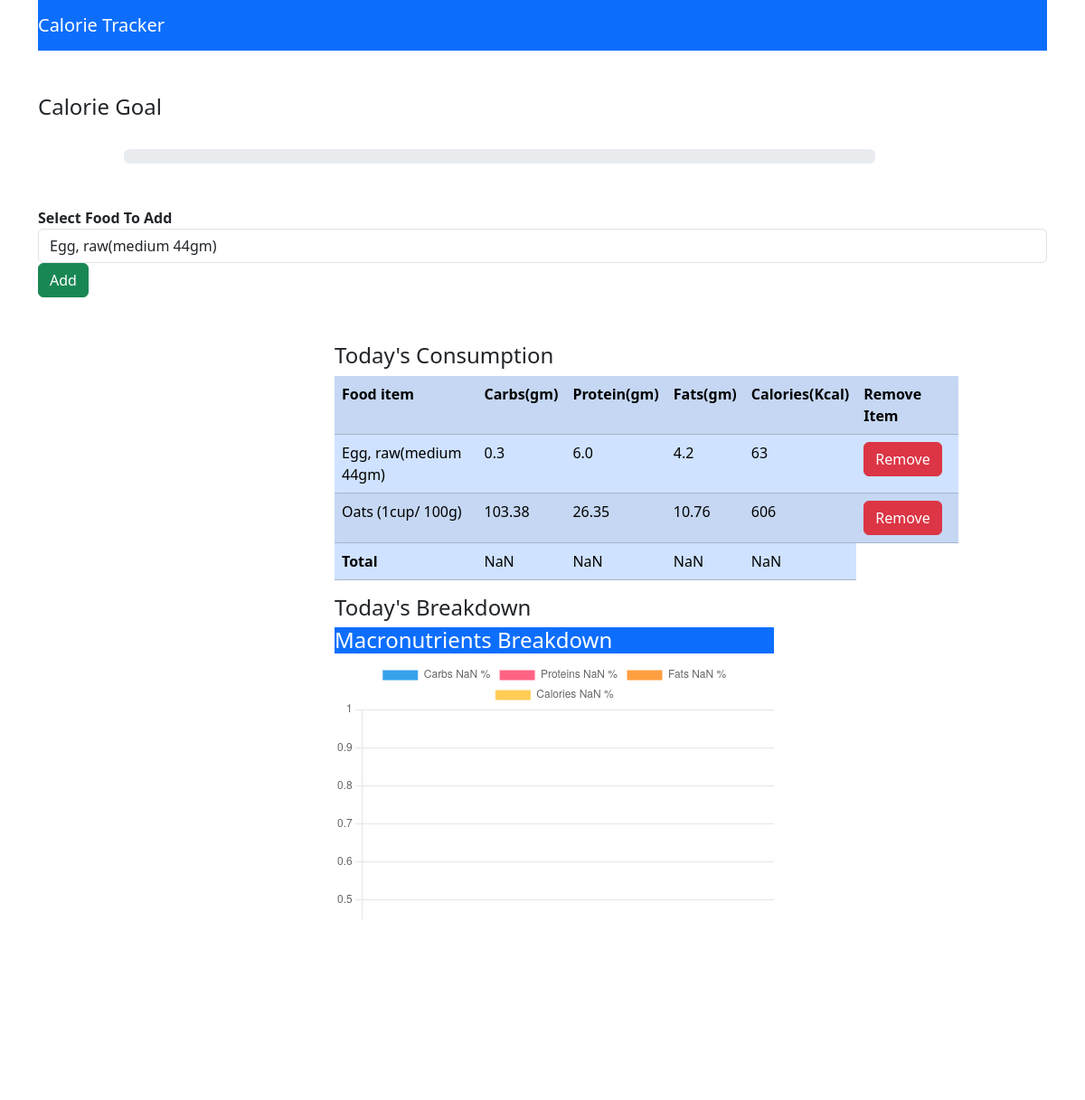
The app's page / (signed in) with its own data.
### myapp/models.py (models this page shows, shortened)
class Consume(models.Model):
    user=models.ForeignKey(User,on_delete=models.CASCADE)
    food_consumed=models.ForeignKey(Food,on_delete=models.CASCADE)

class Food(models.Model):
    name=models.CharField(max_length=100)
    carbs=models.FloatField()
    protein=models.FloatField()
    fats=models.FloatField()
    calories=models.IntegerField()

### myapp/views.py (the view)
# urls.py: path('',views.index,name="index"),
def index(request):
    if request.method=="POST":
        food_consumed=request.POST['food_consumed']
        consume=Food.objects.get(name=food_consumed)
        user=request.user
        consume=Consume(user=user,food_consumed=consume)
        consume.save()
        foods=Food.objects.all()
        consumed_food= Consume.objects.filter(user=request.user)
    else:
        foods=Food.objects.all()
        consumed_food= Consume.objects.filter(user=request.user)
    return render(request,'myapp/index.html',{'foods':foods,'consumed_food':consumed_food})

### myapp/templates/myapp/index.html (shortened to what this page needs)
<!DOCTYPE html>
<html lang="en">
<head>
    <link href="https://cdn.jsdelivr.net/npm/bootstrap@5.3.1/dist/css/bootstrap.min.css" rel="stylesheet">
</head>
<body>
    <div class="container">
        <div class="row">
            <div class="col-md-12">
                <nav class="navbar navbar-dark bg-primary">
                    <span class="navbar-brand">Calorie Tracker</span>
                </nav>
            </div>
        </div>
        <br><br>
        <h4>Calorie Goal</h4>
        <br>
        <div class="row">
            <div class="col-md-9 offset-1">
                <div class="progress">
                </div>
            </div>
        </div>
        <br><br>
        <div class="row">
            <div class="col-md-12">
                <form method="POST">
                    <label class="col-md-2">
                        <b>Select Food To Add</b>
                    </label>
                    <select class="col-md-6 form-control" name="food_consumed" id="food_consumed">
                        {% for food in foods %}
                            <option value="{{food.name}}">{{food.name}}</option>
                        {% endfor %}
                    </select>
                    <button class="btn btn-success"type="submit">Add</button>
                    </div>
            </div>
        </div>
        <div class="row" >
            <div class="col-md-7" style="margin-left: 370px; margin-top: 50px;">
                <div>
                    <h4>Today's Consumption </h4>
                </div>
                <table id="table" class="table table-striped table-primary">
                    <tr class="bg-primary text-white">
                        <th>Food item</th>
                        <th>Carbs(gm)</th>
                        <th>Protein(gm)</th>
                        <th>Fats(gm)</th>
                        <th>Calories(Kcal)</th>
                        <th>Remove Item</th>
                    </tr>
                    {% for c in consumed_food %}
                    <tr>
                        <td>{{ c.food_consumed.name }}</td>
                        <td>{{ c.food_consumed.carbs }}</td>
                        <td>{{ c.food_consumed.protein }}</td>
                        <td>{{ c.food_consumed.fats }}</td>
                        <td>{{ c.food_consumed.calories }}</td>
                        <td><a class="btn btn-danger" href="{% url 'delete' c.id %}">Remove</a></td>
                    </tr>
                    {% endfor %}
                    <tr>
                        <td id="name"><b>Total</b></td>
                        <td id="totalCarbs"><b></b></td>
                        <td id="totalProteins"><b></b></td>
                        <td id="totalFats"><b></b></td>
                        <td id="totalcalories"><b></b></td>
                    </tr>
                </table>
            </div>
            <div class="col-md-5 offset-1" style="margin-left: 370px;">
                <div>
                    <h4>Today's Breakdown</h4>
                </div>
                <div class="card-header text-white bg-primary">
                    <h4>Macronutrients Breakdown</h4>
                </div>
                <div class="col-md-12">
                    <canvas id="myChart"></canvas>
                </div>
            </div>
        </div>
    <script>
        var table=document.getElementById("table");
        var carbs=0,protein=0,calories=0,fats=0;
        for (var i=1;i<table.rows.length-1;i++){
            carbs+=parseFloat(table.rows[i].cells[1].innerHTML);
            carbs=Math.round(carbs);
            protein+=parseFloat(table.rows[i].cells[2].innerHTML);
            protein=Math.round(protein);
            fats+=parseFloat(table.rows[i].cells[3].innerHTML);
            fats=Math.round(fats);
            calories+=parseFloat(table.rows[i].cells[4].innerHTML);
            calories=Math.round(calories);
        }
        document.getElementById("totalCarbs").innerHTML=carbs;
        document.getElementById("totalProteins").innerHTML=protein;
        document.getElementById("totalFats").innerHTML=fats;
        document.getElementById("totalcalories").innerHTML=calories;
        var calPer=(calories/2000)*100;
        document.getElementsByClassName("progress-bar")[0].setAttribute("style","width:"+calPer+"%");
        var total=carbs+protein+fats+calories;
        var perc1=Math.round((carbs/total)*100);
        var perc2=Math.round((protein/total)*100);
        var perc3=Math.round((fats/total)*100);
        var perc4=Math.round((calories/total)*100);
    const ctx = document.getElementById('myChart');
    new Chart(ctx, {
    type: 'doughnut',
    data: {
      labels: ['Carbs '+ perc1 +" %", 'Proteins '+ perc2 +" %", 'Fats ' + perc3 +" %", 'Calories ' + perc4 +" %"],
      datasets: [{
        label: '# of Votes',
        data: [perc1,perc2,perc3,perc4],
        borderWidth: 1
      }]
    },
    options: {
      scales: {
        y: {
          beginAtZero: true
        }
        }
    }
    });
    </script>
</body>
</html>

### records on screen
Consume: food_consumed.name "Egg, raw(medium 44gm)", food_consumed.carbs "0.3", food_consumed.protein "6.0", food_consumed.fats "4.2", food_consumed.calories "63"
Consume: food_consumed.name "Oats (1cup/ 100g)", food_consumed.carbs "103.38", food_consumed.protein "26.35", food_consumed.fats "10.76", food_consumed.calories "606"

### other values on screen
form field food_consumed "Egg, raw(medium 44gm)"
